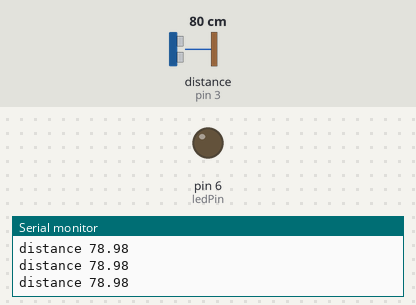
Bench run of a sketch on a simulated Arduino Uno, built with avr-gcc and run on an emulated ATmega328P. On the bench: output pins drawn as LEDs (lit = HIGH), the last lines printed to the serial monitor. Wiring (inferred from the names in the program): ultrasonic range finder: trigger pin 2; echo pin 3. The test bench sets the inputs (shaded band); at power-on: distance to the obstacle (sensor on pin 3) 80 cm. The echo pulse lasts 58.3 µs per cm; pins used as bus, display or sensor lines are not drawn.

Above: at 1.2 s.
1.3 s: distance to the obstacle (sensor on pin 3) set to 7 cm
2.8 s: distance to the obstacle (sensor on pin 3) set to 4 cm
At 4.0 s:
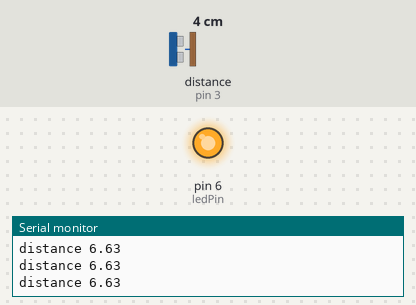
Timing chart, 0 to 5.8 s (numbered marks = the images above; inputs shaded):
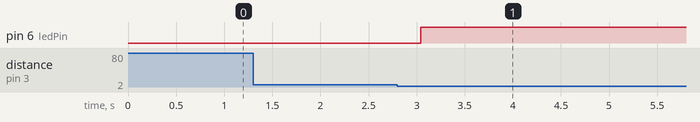

The sketch:

ultrasonic_nightlight.ino
```cpp
// Switches light on when user enters the room
// Uses Ultrasonic Sensor
int triggerPin = 2;
int echoPin=3;
int pingTravelTime;
float pingTravelTimeSeconds;
int delayT1=10;
int delayT2=100;
int delayT3=250;
float distance; // in cm
int arrayLength = 5;
float distances[5];
float sum=0;
float velocity = 340; // in m/s
float velocityCmPerSecond = 340*100.; // in cm/s
int ledPin=6;
int triggerDistance = 5;


void setup() {
  // put your setup code here, to run once:
  Serial.begin(9600);
  pinMode(triggerPin, OUTPUT);
  pinMode(echoPin, INPUT);
  pinMode(ledPin, OUTPUT);
}

void loop() {
  // put your main code here, to run repeatedly:
  sendPulse();
  calculateDistance();
  lightSwitch();
  displayDistance();
  delay(delayT3);
}

void sendPulse(){
  digitalWrite(triggerPin, LOW);
  delayMicroseconds(delayT1);
  digitalWrite(triggerPin, HIGH);
  delayMicroseconds(delayT1);
  digitalWrite(triggerPin, LOW); // launches sound wave.
  // echoPin goes high until sound wave returns
  pingTravelTime = pulseIn(echoPin, HIGH); // measures how long echoPin is high
}

void calculateDistance(){
  pingTravelTimeSeconds = pingTravelTime/1000000.;
  distance= velocityCmPerSecond*(pingTravelTimeSeconds/2.);
}

void lightSwitch(){
  if(distance<=triggerDistance){
    digitalWrite(ledPin, HIGH);
    delay(10000);
  }
  else
  {
    digitalWrite(ledPin, LOW);
  }
}

void displayDistance(){
  Serial.print("distance ");
  Serial.println(distance);
}
```

Measured:
- the behaviour switches between 6 and 5 cm on distance to the obstacle (sensor on pin 3) (found by bisection; images 0 and 1)
- after the input at 2.8 s, pin 6 (ledPin): LOW → HIGH after 0.24 s
